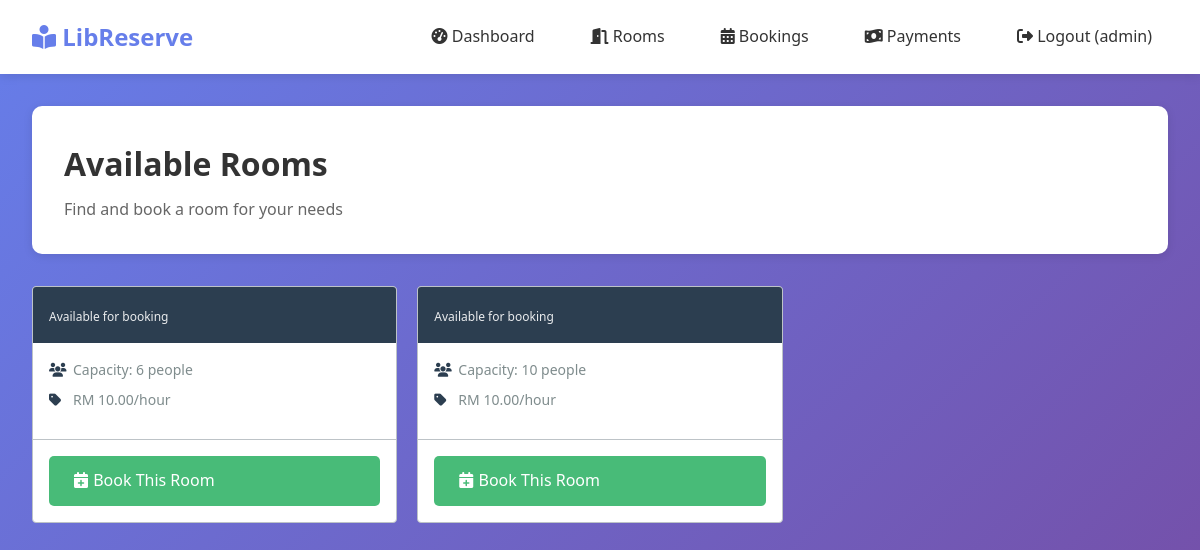
The page /patron/rooms (signed in) on the database its author committed.
### tables this page shows
CREATE TABLE rooms(
        id INTEGER PRIMARY KEY AUTOINCREMENT,
        room_name TEXT,
        capacity INTEGER
    , price_per_hour REAL DEFAULT 0.0, status TEXT DEFAULT 'available', created_at TEXT, updated_at TEXT);

### app.py (the view)
@app.route('/patron/rooms')
def patron_rooms():
    if 'user_id' not in session:
        return redirect(url_for('login'))
    conn = connect_db()
    cur = conn.cursor()
    cur.execute("SELECT * FROM rooms WHERE status='available' ORDER BY room_name")
    rooms = cur.fetchall()
    conn.close()
    return render_template('patron/rooms.html', rooms=rooms)

### app.py (called while the page is built)
def connect_db():
    conn = sqlite3.connect(DB)
    conn.row_factory = sqlite3.Row
    return conn

### templates/patron/rooms.html (shortened to what this page needs)
{% extends 'base.html' %}
{% block content %}
<div class="page-header">
    <h1 class="page-title">Available Rooms</h1>
    <p class="page-subtitle">Find and book a room for your needs</p>
</div>
{% if rooms %}
<div class="rooms-grid">
    {% for room in rooms %}
    <div class="room-card">
        <div class="room-header">
            <div class="room-status">Available for booking</div>
        </div>
        <div class="room-body">
            <div class="room-info">
                <div class="room-info-item">
                    <i class="fas fa-users"></i>
                    <span>Capacity: {{ room.capacity }} people</span>
                </div>
                <div class="room-info-item">
                    <i class="fas fa-tag"></i>
                    <span>RM {{ "%.2f"|format(room.price_per_hour) if room.price_per_hour else '10.00' }}/hour</span>
                </div>
            </div>
        </div>
        <div class="room-footer">
            <a href="{{ url_for('patron_book_room', room_id=room.id) }}" class="btn btn-success" style="width: 100%;">
                <i class="fas fa-calendar-plus"></i> Book This Room
            </a>
        </div>
    </div>
    {% endfor %}
</div>
{% endif %}
{% endblock %}

### static/css/style.css (style rules this page uses)
* { margin: 0; padding: 0; box-sizing: border-box; }
:root { --navy: #2C3E50; --navy-dark: #1a252f; --navy-light: #34495E; --light-grey: #ECF0F1; --grey: #BDC3C7; --dark-grey: #7F8C8D; --success-green: #27AE60; --success-dark: #1E8449; --error-red: #E74C3C; --warning-orange: #F39C12; --white: #FFFFFF; }
body { font-family: 'Segoe UI', 'Roboto', 'Helvetica Neue', Arial, sans-serif; background-color: var(--light-grey); color: var(--navy); line-height: 1.6; }
.page-header { margin-bottom: 24px; }
.page-title { font-size: 24px; font-weight: 600; color: var(--navy); margin-bottom: 4px; }
.page-subtitle { font-size: 14px; color: var(--dark-grey); }
.btn { display: inline-flex; align-items: center; gap: 8px; padding: 10px 16px; font-size: 14px; font-weight: 500; text-decoration: none; border: 1px solid transparent; border-radius: 4px; cursor: pointer; transition: all 0.2s ease; }
.btn-success { background-color: var(--success-green); color: var(--white); border-color: var(--success-green); }
.rooms-grid { display: grid; grid-template-columns: repeat(auto-fill, minmax(280px, 1fr)); gap: 20px; }
.room-card { background-color: var(--white); border: 1px solid var(--grey); border-radius: 4px; overflow: hidden; transition: box-shadow 0.2s ease; }
.room-header { background-color: var(--navy); color: var(--white); padding: 16px; }
.room-status { font-size: 12px; opacity: 0.9; }
.room-body { padding: 16px; }
.room-info { margin-bottom: 12px; }
.room-info-item { display: flex; align-items: center; gap: 8px; font-size: 14px; color: var(--dark-grey); margin-bottom: 8px; }
.room-info-item i { width: 16px; color: var(--navy); }
.room-footer { padding: 16px; border-top: 1px solid var(--grey); }

### templates/base.html (style rules this page uses)
* { margin: 0; padding: 0; box-sizing: border-box; }
body { font-family: 'Segoe UI', Tahoma, Geneva, Verdana, sans-serif; background: linear-gradient(135deg, #667eea 0%, #764ba2 100%); min-height: 100vh; }
.page-header { background: white; padding: 2rem; border-radius: 10px; margin-bottom: 2rem; box-shadow: 0 2px 10px rgba(0, 0, 0, 0.1); }
.page-title { font-size: 2rem; color: #333; margin-bottom: 0.5rem; }
.page-subtitle { color: #666; font-size: 1rem; }
.btn { padding: 0.75rem 1.5rem; border: none; border-radius: 5px; cursor: pointer; text-decoration: none; display: inline-block; font-size: 1rem; transition: all 0.3s; }
.btn-success { background: #48bb78; color: white; }

### rows shown on the page
rooms: capacity "6", price_per_hour "10.00"
rooms: capacity "10", price_per_hour "10.00"

### other values the page prints
{{ session.username }} "admin"
